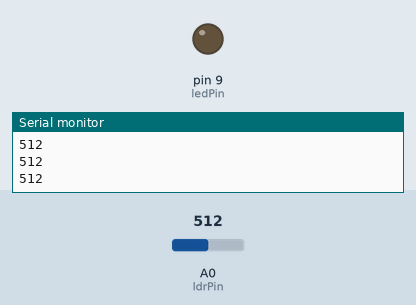
Recording of a sketch running on a simulated Arduino Uno, built with avr-gcc and run on an emulated ATmega328P. Parts: output pins drawn as LEDs (lit = HIGH), the last lines printed to the serial monitor. Inputs (shaded band) come from the test bench; at power-on: A0 (ldrPin) = 512.

Above: at 1.2 s.
1.3 s: A0 (ldrPin) set to 488
At 2.1 s:
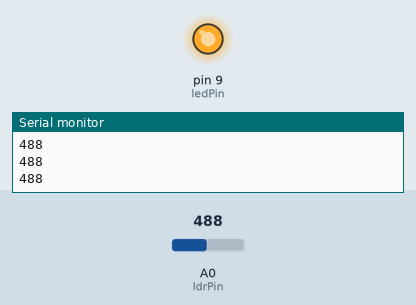
2.8 s: A0 (ldrPin) set to 510
At 3.4 s:
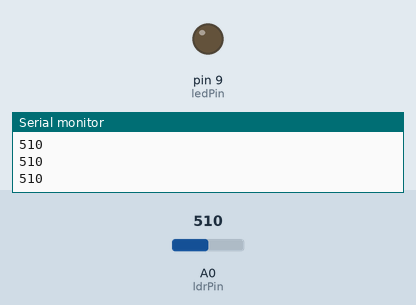
4.3 s: A0 (ldrPin) set to 490
At 4.7 s:
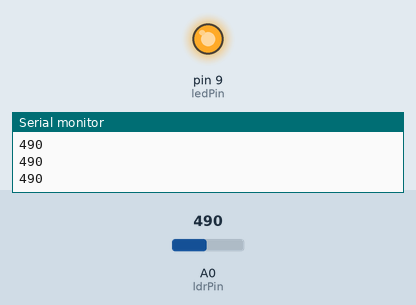
Timing chart, 0 to 7.3 s (numbered marks = the images above; inputs shaded):
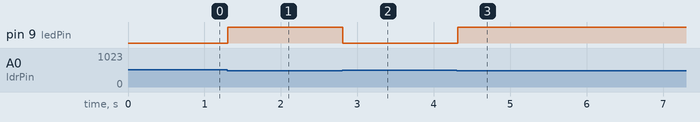

The sketch:

AutoNightLight.ino
```cpp
int ldrPin = A0;
int ledPin = 9;
int threshold = 500; // Adjust according to your lighting

void setup() {
  pinMode(ledPin, OUTPUT);
  Serial.begin(9600);
}

void loop() {
  int lightValue = analogRead(ldrPin);
  Serial.println(lightValue);

  if (lightValue < threshold) {
    digitalWrite(ledPin, HIGH); // Turn LED on
  } else {
    digitalWrite(ledPin, LOW); // Turn LED off
  }

  delay(100);
}
```

Measured:
- the behaviour switches between 500 and 499 on A0 (ldrPin) (found by bisection; images 0 and 1)
- after the input at 1.3 s, pin 9 (ledPin): LOW → HIGH at once
- after the input at 2.8 s, pin 9 (ledPin): HIGH → LOW at once
- after the input at 4.3 s, pin 9 (ledPin): LOW → HIGH at once
